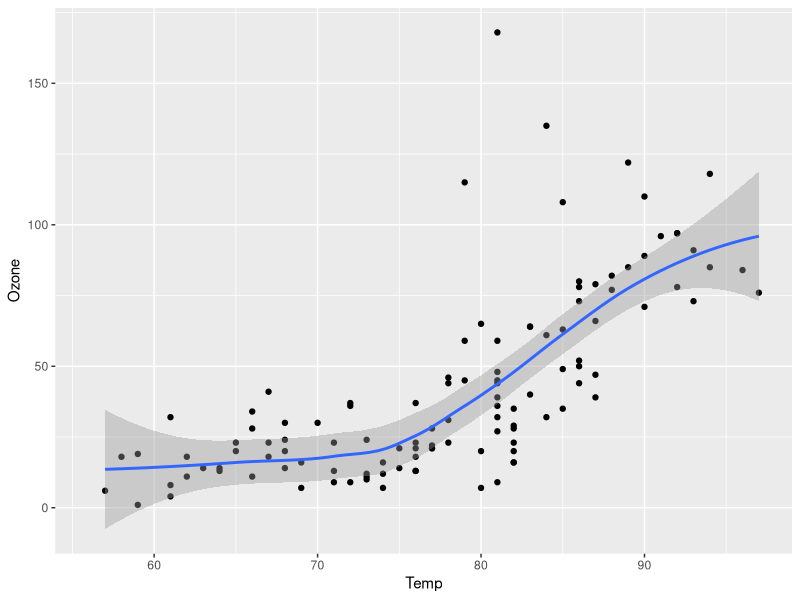
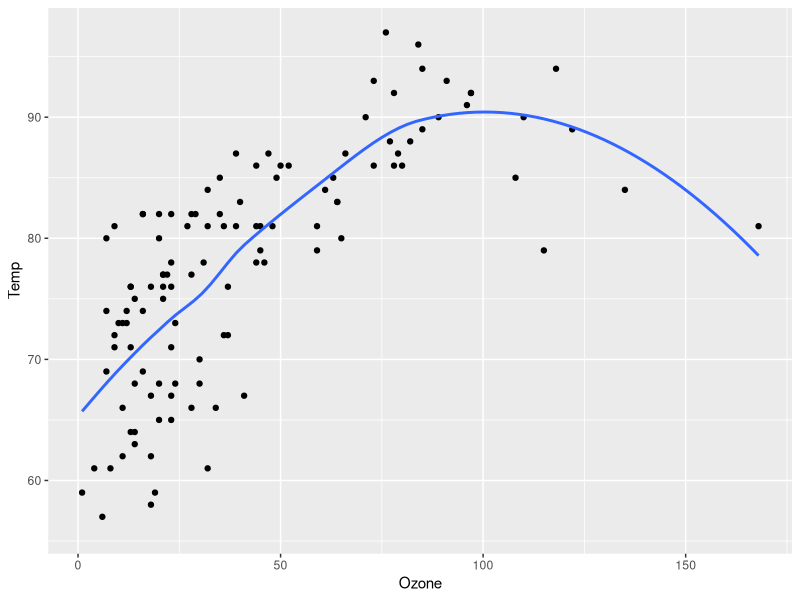
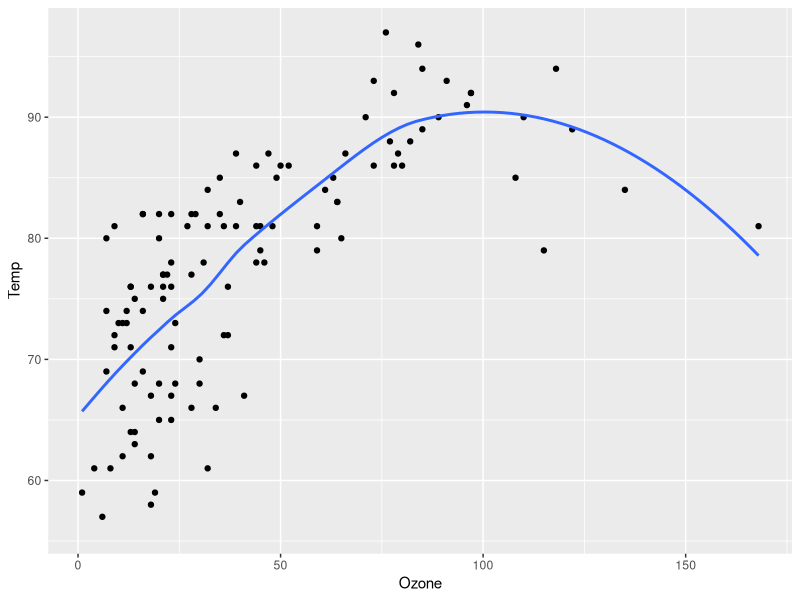

Write R code to recreate these figures, in order.
## ---- chunk 1
library(tidyverse)
## ---- chunk 2
#| eval: true
#| echo: false
head(mtcars)
## ---- chunk 3
# label: example-code-introduction
#| echo: fenced
#| output-location: column
#| label: fig-airquality
#| fig-cap: Temperature and ozone level.
#| warning: false

library(ggplot2)

ggplot(airquality, aes(Temp, Ozone)) + 
  geom_point() + 
  geom_smooth(method = "loess"
)
## ---- chunk 4
mtcars %>% filter(mpg >= 25)
## ---- chunk 5
#| echo: fenced
#| eval: true
mtcars %>% filter(mpg >= 25)
## ---- chunk 6
#| echo: fenced
#| warning: false
#| fig-cap: "Air Quality"
#| fig-align: left
#| fig-alt: |
#|   "A ggplot2 with temperature by ozone levels along with a trend line 
#|   indicating the increase in temperature with increasing ozone levels."

library(ggplot2)
ggplot(airquality, aes(Ozone, Temp)) + 
        geom_point() + 
        geom_smooth(method = "loess", se = FALSE)
## ---- chunk 7
#| echo: fenced
#| fig-cap: !expr glue::glue("The mean temperature was {mean(airquality$Temp)}")
#| fig-alt: |
#|   "A ggplot2 with temperature by ozone levels along with a trend line 
#|   indicating the increase in temperature with increasing ozone levels."
ggplot(airquality, aes(Ozone, Temp)) + 
        geom_point() + 
        geom_smooth(method = "loess", se = FALSE)

